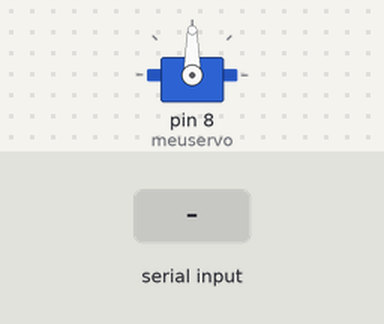
Recording of a sketch running on a simulated Arduino Uno, built with avr-gcc and run on an emulated ATmega328P. Parts: servo. Inputs (shaded band) come from the test bench.

Above: at 1.2 s.
1.3 s: "a" received over Serial
At 2.4 s:
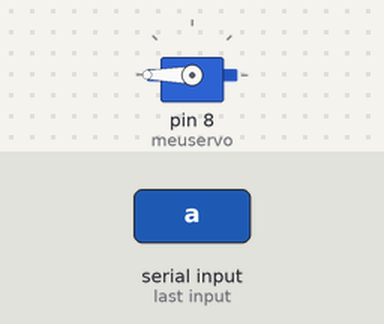
2.8 s: "b" received over Serial
At 3.6 s:
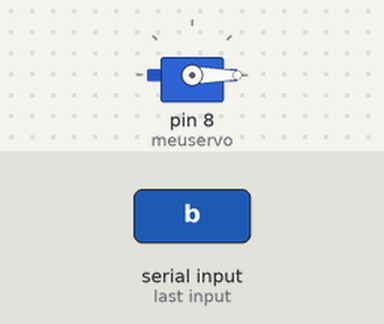
Timing chart, 0 to 5.8 s (numbered marks = the images above; inputs shaded):
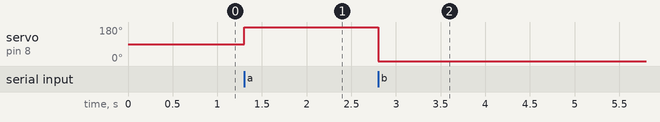

The sketch:

arduino.ino
```cpp
#include <Servo.h>

Servo meuservo;

void setup(){
    Serial.begin(9600);
    meuservo.attach(8);

}

void loop(){
  char dado = Serial.read();

  if(dado == 'a'){
    meuservo.write(180);
  }
  if(dado == 'b'){
    meuservo.write(0);
  }
}
```

Measured:
- after the input at 1.3 s, servo on pin 8 (meuservo): 90° → 180° at once
- after the input at 2.8 s, servo on pin 8 (meuservo): 180° → 0° at once
